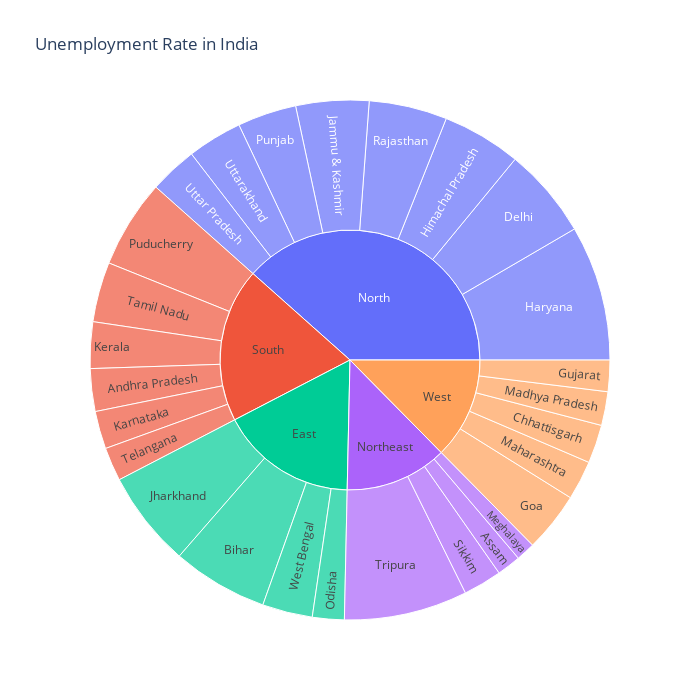

This figure's notebook cell:
### Code cell
#Dashboard for regional analysis by Indian State of Unemployement
unemploment = df[["state", "region", "estimated unemployment rate"]]
figure = px.sunburst(unemploment, path=["region", "state"], 
                     values="estimated unemployment rate", 
                     width=700, height=700, color_continuous_scale="RdY1Gn", 
                     title="Unemployment Rate in India")
figure.show()

### Figure 1 — Plotly figure (JSON) as saved in the notebook; plotly's stock layout.template omitted (floating-point values rounded to 4 significant figures)
{"data": [{"branchvalues": "total", "domain": {"x": [0, 1], "y": [0, 1]}, "hovertemplate": "labels=%{label}<br>estimated unemployment rate=%{value}<br>parent=%{parent}<br>id=%{id}<extra></extra>", "ids": ["South/Andhra Pradesh", "Northeast/Assam", "East/Bihar", "West/Chhattisgarh", "North/Delhi", "West/Goa", "West/Gujarat", "North/Haryana", "North/Himachal Pradesh", "North/Jammu & Kashmir", "East/Jharkhand", "South/Karnataka", "South/Kerala", "West/Madhya Pradesh", "West/Maharashtra", "Northeast/Meghalaya", "East/Odisha", "South/Puducherry", "North/Punjab", "North/Rajasthan", "Northeast/Sikkim", "South/Tamil Nadu", "South/Telangana", "Northeast/Tripura", "North/Uttar Pradesh", "North/Uttarakhand", "East/West Bengal", "East", "North", "Northeast", "South", "West"], "labels": ["Andhra Pradesh", "Assam", "Bihar", "Chhattisgarh", "Delhi", "Goa", "Gujarat", "Haryana", "Himachal Pradesh", "Jammu & Kashmir", "Jharkhand", "Karnataka", "Kerala", "Madhya Pradesh", "Maharashtra", "Meghalaya", "Odisha", "Puducherry", "Punjab", "Rajasthan", "Sikkim", "Tamil Nadu", "Telangana", "Tripura", "Uttar Pradesh", "Uttarakhand", "West Bengal", "East", "North", "Northeast", "South", "West"], "name": "", "parents": ["South", "Northeast", "East", "West", "North", "West", "West", "North", "North", "North", "East", "South", "South", "West", "West", "Northeast", "East", "South", "North", "North", "Northeast", "South", "South", "Northeast", "North", "North", "East", "", "", "", "", ""], "type": "sunburst", "values": [86.64, 48.56, 194.7, 78.19, 184.1, 121.7, 63.76, 274.8, 160.7, 148.3, 195.4, 76.68, 94.34, 68.54, 79.79, 38.66, 64.62, 179.4, 119.8, 158.7, 78.34, 121.9, 68.33, 250.6, 97.37, 111.6, 101.9, 556.6, 1255.0, 416.1, 627.3, 411.9]}], "layout": {"height": 700, "legend": {"tracegroupgap": 0}, "title": {"text": "Unemployment Rate in India"}, "width": 700}}
